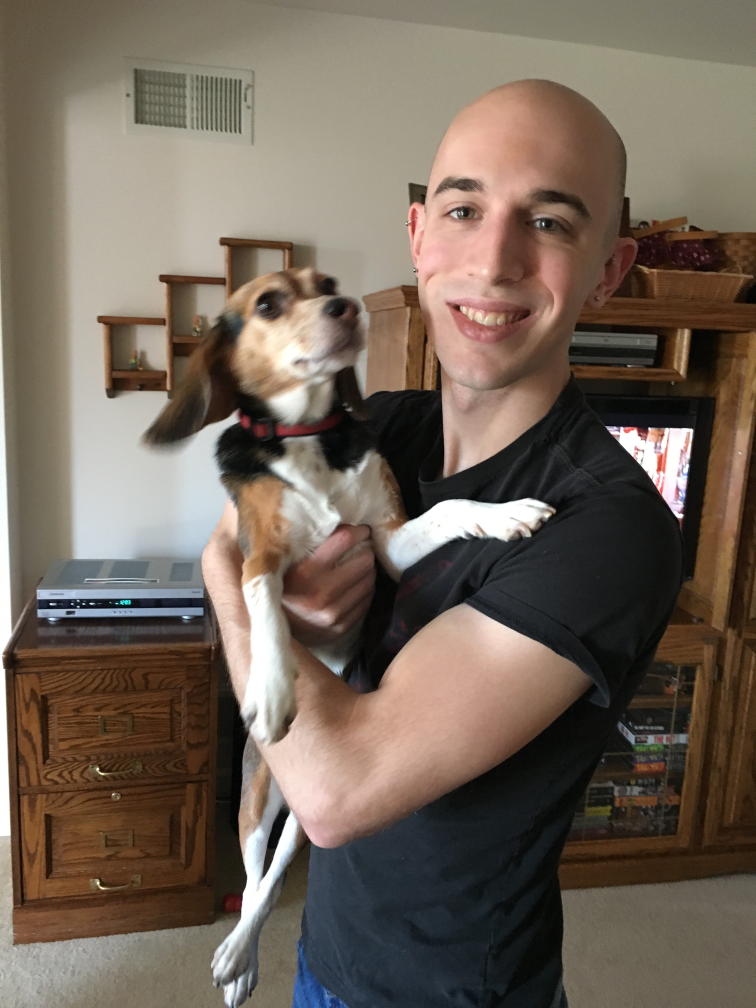
#> input picture facial-landmarks/images/example_02.jpg, 3024 x 4032 px (shown at 1/4 size)
$ python motion_detect.py
#> lines starting #> are read from the running program, lines starting #| are printed output that depends on the picture; pictures that were not available may be replaced by others from this repository, and a replacement may not be noted
# pre-processing videos with motion detection
# start collecting frame before motion first detected
# stop collecting when motion halts for and does not recommence

# importing libraries
import numpy as np
import cv2
import os # dealing with directories
import math
from tqdm import tqdm
from math import pi
import imutils

# video directories
TRAIN_DIR_WHAT = 'C:/Users/gabri/Documents/Uni/Year 2/Engineering Design Project/Hard drive/Raw Data/DATABASE/What'
TRAIN_DIR_HUNGRY = 'C:/Users/gabri/Documents/Uni/Year 2/Engineering Design Project/Hard drive/Raw Data/DATABASE/Hungry'
TRAIN_DIR_ANGRY = 'C:/Users/gabri/Documents/Uni/Year 2/Engineering Design Project/Hard drive/Raw Data/DATABASE/Angry'

# defining parameters
IMG_W_O = 96 # image width before cropping
IMG_W_F = 54 # image width after cropping
IMG_H = 54 # image height
IMG_CROP = 21 # how much to crop by on each side = (IMG_W_O - IMG_W_F)/2
IMG_CROP_1 = IMG_CROP - 1
IMG_CROP_2 = IMG_W_O - IMG_CROP - 1
TIME_FRAMES = 20
IMG_AREA = IMG_W_F*IMG_H

# reading in video
def readVideo(videoFile):
    cap = cv2.VideoCapture(videoFile)
    vid = []
    firstFrame = None # first frame of video
    firstMotion = None # first frame with motion
    index = 0 # frame number (starting from 0)
    lastMotion_index = 0 # frame number with last motion
    while(cap.isOpened()):
        ret, frame = cap.read()
#> frame is the input picture: shape (4032, 3024, 3); mean B, G, R 88.7, 100.9, 114
        if ret == True:
            img = cv2.cvtColor(frame, cv2.COLOR_BGR2GRAY) # converting to greyscale
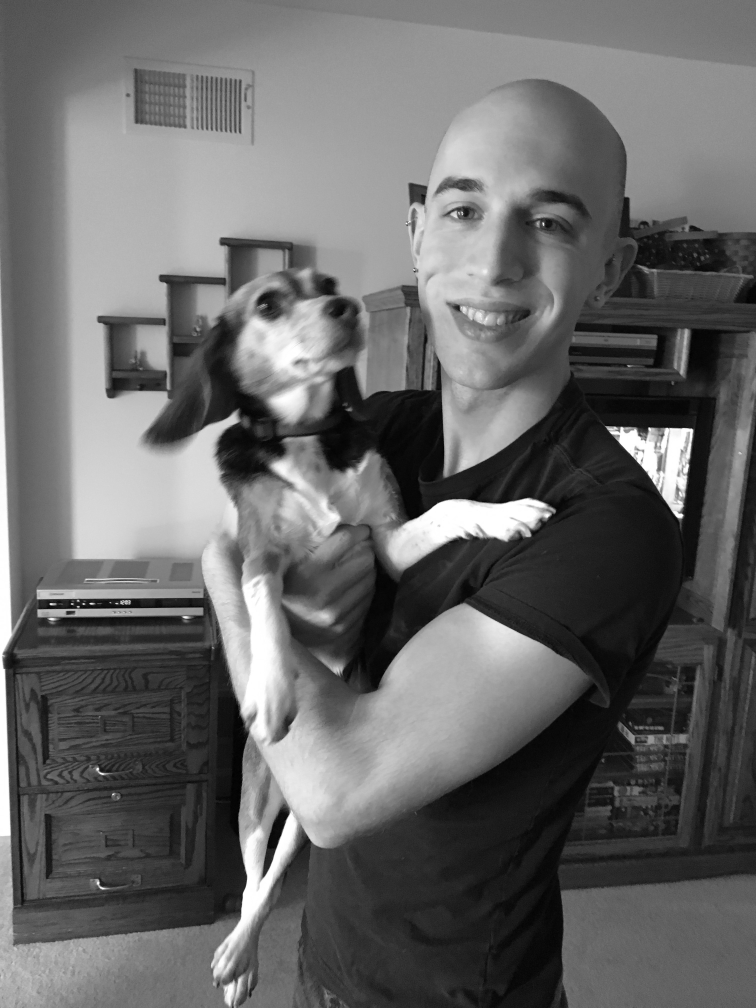
#> img: shape (4032, 3024) (shown at 1/4 size); min 0, max 255, mean 103.4
            frame = cv2.resize(img, (IMG_W_O, IMG_H)) # resizing frames to 96 x 54
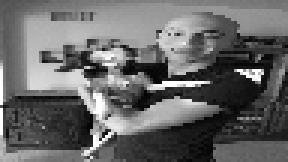
#> frame: shape (54, 96) (shown 3 times larger); min 2, max 255, mean 103.2
            img = frame[0:IMG_H, IMG_CROP_1:IMG_CROP_2] # cropping frames to 54 x 54
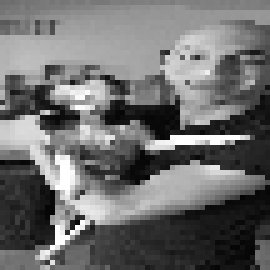
#> img: shape (54, 54) (shown 5 times larger); min 2, max 255, mean 109.9
            img_blurred = cv2.GaussianBlur(img, (21, 21), 0)
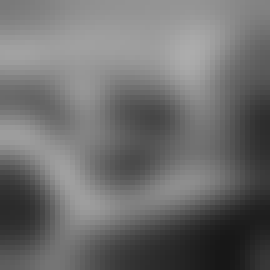
#> img_blurred: shape (54, 54) (shown 5 times larger); min 23, max 172, mean 110
            if firstFrame is None:
                firstFrame = img_blurred # blurred image so that motion detection is less sensitive
                vid.append(np.array(img, dtype = np.float32))
            elif firstMotion is None:
                frameDelta = cv2.absdiff(firstFrame, img_blurred) # compare blurred frame to blurred first frame
                threshold = cv2.threshold(frameDelta, 25, 255, cv2.THRESH_BINARY)[1]
                threshold = cv2.dilate(threshold, None, iterations=2)
                contours = cv2.findContours(threshold.copy(), cv2.RETR_EXTERNAL, cv2.CHAIN_APPROX_SIMPLE)
                contours = imutils.grab_contours(contours)
                motionArea = 0
                for c in contours:
                    motionArea += cv2.contourArea(c)
                avg = (motionArea*100)/IMG_AREA
                if avg > 1:
                    firstMotion = img # if there is sufficient motion, image is saved
                    vid.append(np.array(img, dtype = np.float32))
                    index += 1
            else:
                vid.append(np.array(img, dtype = np.float32)) # if there already is a first motion, append
                frameDelta = cv2.absdiff(firstFrame, img_blurred) # change this to frame before?
                threshold = cv2.threshold(frameDelta, 25, 255, cv2.THRESH_BINARY)[1]
                threshold = cv2.dilate(threshold, None, iterations=2)
                contours = cv2.findContours(threshold.copy(), cv2.RETR_EXTERNAL, cv2.CHAIN_APPROX_SIMPLE)
                contours = imutils.grab_contours(contours)
                motionArea = 0
                for c in contours:
                    motionArea += cv2.contourArea(c)
                avg = (motionArea*100)/IMG_AREA
                if avg > 1:
                    lastMotion_index = index # if there is motion, save index as last motion index
                index += 1
        else:
            break
    cap.release()
    vid = vid[:lastMotion_index+1] # only save frames up to one after the last frame with motion
    return vid

# only saving a certain number of video frames, equally spaced apart in time
def sample(vid):
    sample_width = math.ceil(len(vid) / TIME_FRAMES)
    new_vid = []
    i = 0
    while (i < len(vid)):
        new_vid.append(np.array(vid[i]))
        i = i + sample_width
    while (len(new_vid) > TIME_FRAMES):
        new_vid = new_vid[:-1]
    while (len(new_vid) < TIME_FRAMES):
        new_vid.append(new_vid[-1])
    new_vid = np.array(new_vid)
    return new_vid

# creating training data
def createTrainingData():
    trainingData = []
    for video in tqdm(os.listdir(TRAIN_DIR_WHAT)):
        videoPath = os.path.join(TRAIN_DIR_WHAT, video) # full path of image
        vid = readVideo(videoPath)
        vid_short = sample(vid)
        vid_short.reshape(-1, TIME_FRAMES, IMG_H, IMG_W_F, 1)
        trainingData.append([np.array(vid_short), [1, 0, 0]])
    for video in tqdm(os.listdir(TRAIN_DIR_HUNGRY)):
        videoPath = os.path.join(TRAIN_DIR_HUNGRY, video) # full path of image
        vid = readVideo(videoPath)
        vid_short = sample(vid)
        vid_short.reshape(-1, TIME_FRAMES, IMG_H, IMG_W_F, 1)
        trainingData.append([np.array(vid_short), [0, 1, 0]])
    for video in tqdm(os.listdir(TRAIN_DIR_ANGRY)):
        videoPath = os.path.join(TRAIN_DIR_ANGRY, video) # full path of image
        vid = readVideo(videoPath)
        vid_short = sample(vid)
        vid_short.reshape(-1, TIME_FRAMES, IMG_H, IMG_W_F, 1)
        trainingData.append([np.array(vid_short), [0, 0, 1]])
    np.save('trainingDataMotionDetect.npy', trainingData) # save the training data in a numpy file
    return trainingData

train_data = createTrainingData()

$ run again, on facial-landmarks/images/example_03.jpg
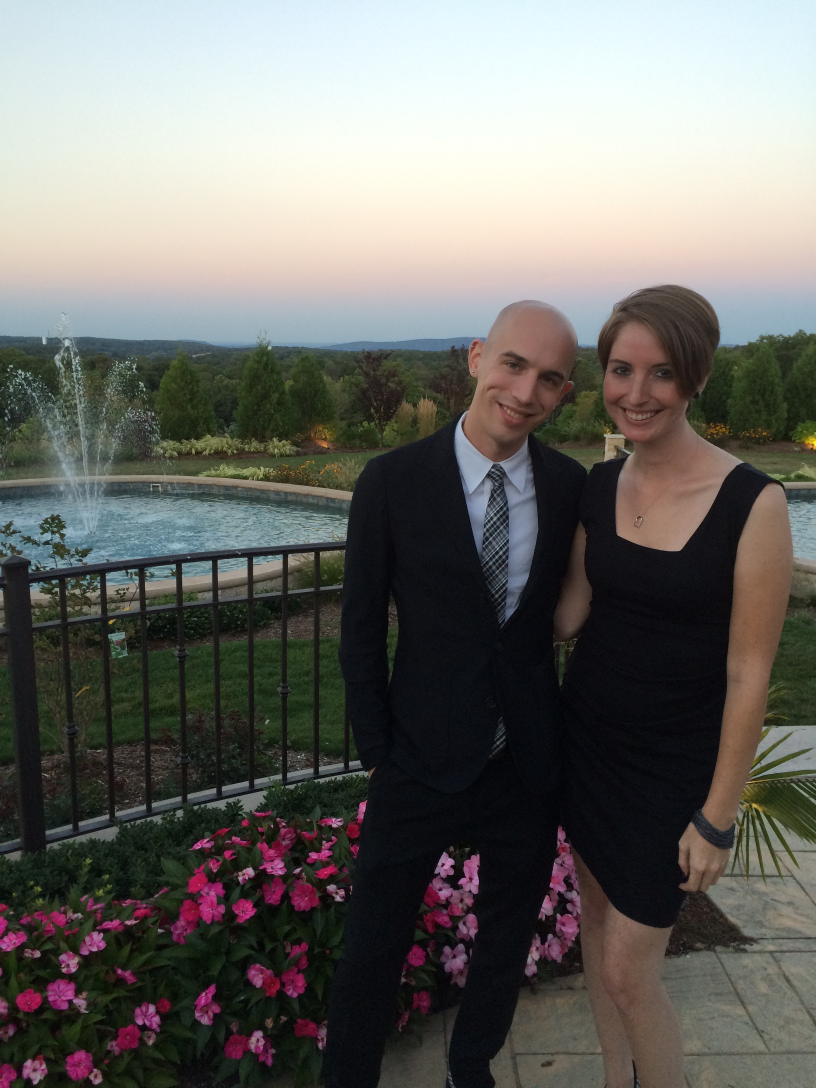
#> input picture facial-landmarks/images/example_03.jpg, 2448 x 3264 px (shown at 1/3 size)
#> in readVideo, frame is the input picture: shape (3264, 2448, 3); mean B, G, R 102.5, 106.9, 107.7
#> in readVideo, `img = cv2.cvtColor(frame, cv2.COLOR_BGR2GRAY)`:
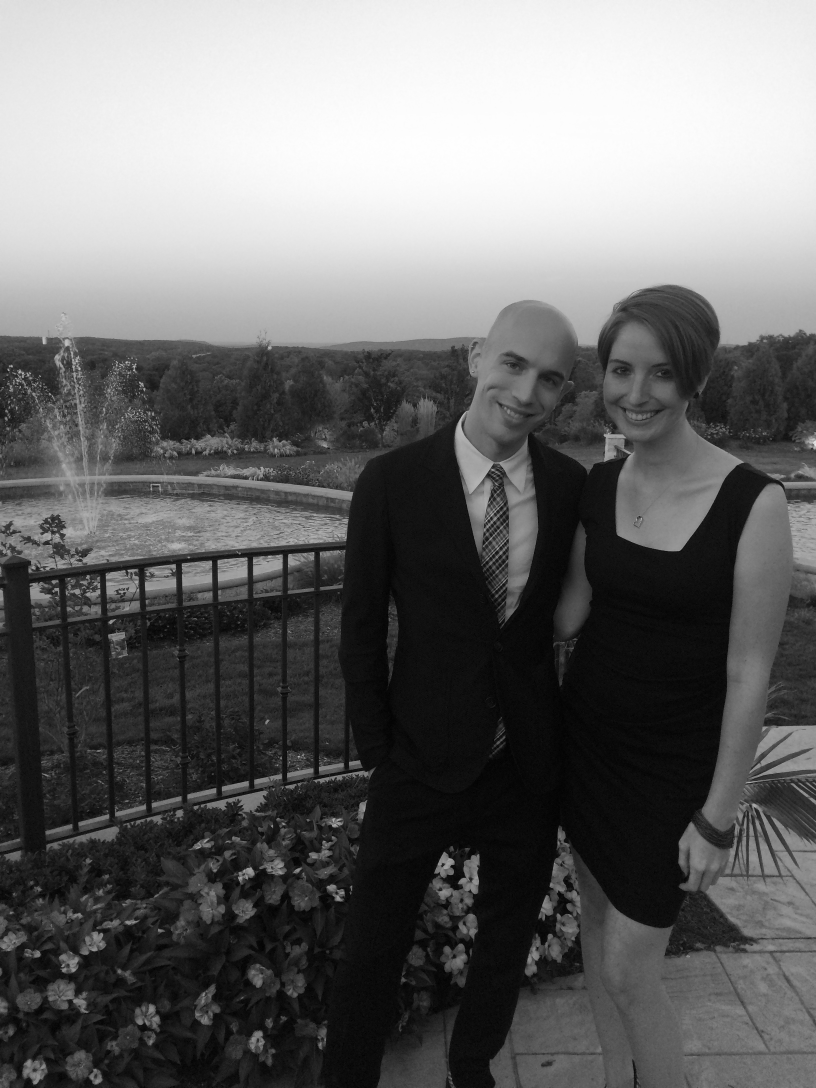
#> img: shape (3264, 2448) (shown at 1/3 size); min 0, max 254, mean 106.6
#> frame: shape (54, 96)
#> in readVideo, `img_blurred = cv2.GaussianBlur(img, (21, 21), 0)`:
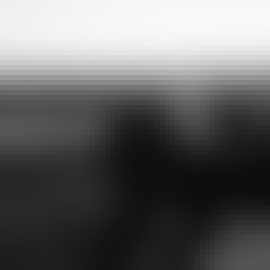
#> img_blurred: shape (54, 54) (shown 5 times larger); min 12, max 249, mean 100.6

$ run again, on facial-landmarks/images/group.jpg
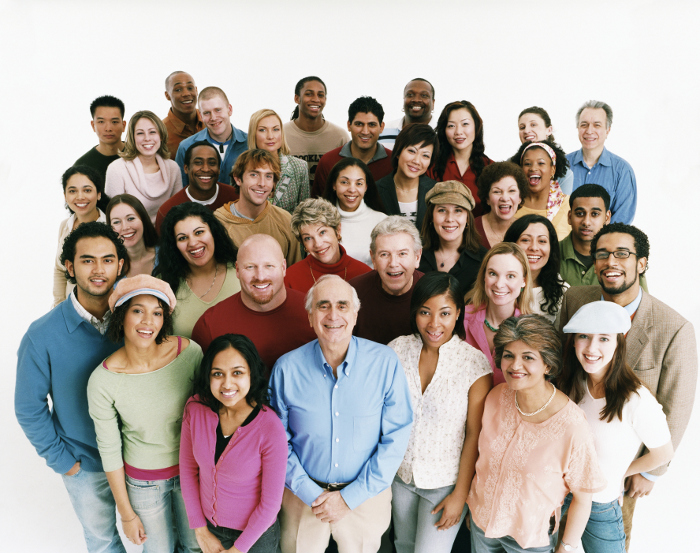
#> input picture facial-landmarks/images/group.jpg, 700 x 553 px
#> in readVideo, frame is the input picture: shape (553, 700, 3); mean B, G, R 161.2, 167.2, 177.2
#> in readVideo, `img = cv2.cvtColor(frame, cv2.COLOR_BGR2GRAY)`:
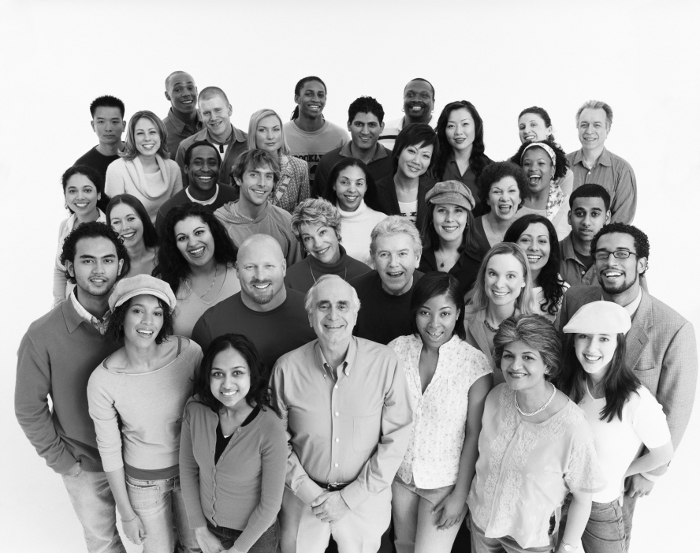
#> img: shape (553, 700); min 4, max 255, mean 169.5
#> frame: shape (54, 96)
#> in readVideo, `img_blurred = cv2.GaussianBlur(img, (21, 21), 0)`:
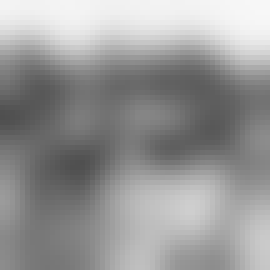
#> img_blurred: shape (54, 54) (shown 5 times larger); min 79, max 247, mean 151.1
